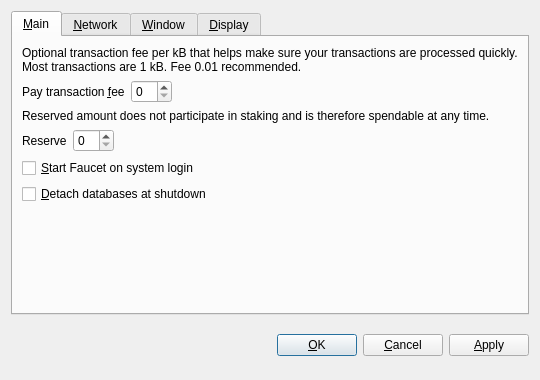
<?xml version="1.0" encoding="UTF-8"?>
<ui version="4.0">
 <class>OptionsDialog</class>
 <widget class="QDialog" name="OptionsDialog">
  <property name="geometry">
   <rect>
    <x>0</x>
    <y>0</y>
    <width>540</width>
    <height>380</height>
   </rect>
  </property>
  <property name="windowTitle">
   <string>Options</string>
  </property>
  <property name="modal">
   <bool>true</bool>
  </property>
  <layout class="QVBoxLayout" name="verticalLayout">
   <item>
    <widget class="QTabWidget" name="tabWidget">
     <property name="tabPosition">
      <enum>QTabWidget::North</enum>
     </property>
     <property name="currentIndex">
      <number>0</number>
     </property>
     <widget class="QWidget" name="tabMain">
      <attribute name="title">
       <string>&amp;Main</string>
      </attribute>
      <layout class="QVBoxLayout" name="verticalLayout_Main">
       <item>
        <widget class="QLabel" name="transactionFeeInfoLabel">
         <property name="text">
          <string>Optional transaction fee per kB that helps make sure your transactions are processed quickly. Most transactions are 1 kB. Fee 0.01 recommended.</string>
         </property>
         <property name="textFormat">
          <enum>Qt::PlainText</enum>
         </property>
         <property name="wordWrap">
          <bool>true</bool>
         </property>
        </widget>
       </item>
       <item>
        <layout class="QHBoxLayout" name="horizontalLayoutFee">
         <item>
          <widget class="QLabel" name="transactionFeeLabel">
           <property name="text">
            <string>Pay transaction &amp;fee</string>
           </property>
           <property name="textFormat">
            <enum>Qt::PlainText</enum>
           </property>
           <property name="buddy">
            <cstring>transactionFee</cstring>
           </property>
          </widget>
         </item>
         <item>
          <widget class="BitcoinAmountField" name="transactionFee"/>
         </item>
         <item>
          <spacer name="horizontalSpacerFee">
           <property name="orientation">
            <enum>Qt::Horizontal</enum>
           </property>
           <property name="sizeHint" stdset="0">
            <size>
             <width>40</width>
             <height>20</height>
            </size>
           </property>
          </spacer>
         </item>
        </layout>
       </item>
       <item>
        <widget class="QLabel" name="reserveBalanceInfoLabel">
         <property name="text">
          <string>Reserved amount does not participate in staking and is therefore spendable at any time.</string>
         </property>
         <property name="textFormat">
          <enum>Qt::PlainText</enum>
         </property>
         <property name="wordWrap">
          <bool>true</bool>
         </property>
        </widget>
       </item>
       <item>
        <layout class="QHBoxLayout" name="horizontalLayoutReserveBalance">
         <item>
          <widget class="QLabel" name="reserveBalanceLabel">
           <property name="text">
            <string>Reserve</string>
           </property>
           <property name="textFormat">
            <enum>Qt::PlainText</enum>
           </property>
           <property name="buddy">
            <cstring>reserveBalance</cstring>
           </property>
          </widget>
         </item>
         <item>
          <widget class="BitcoinAmountField" name="reserveBalance"/>
         </item>
         <item>
          <spacer name="horizontalSpacerReserveBalance">
           <property name="orientation">
            <enum>Qt::Horizontal</enum>
           </property>
           <property name="sizeHint" stdset="0">
            <size>
             <width>40</width>
             <height>20</height>
            </size>
           </property>
          </spacer>
         </item>
        </layout>
       </item>
       <item>
        <widget class="QCheckBox" name="bitcoinAtStartup">
         <property name="toolTip">
          <string>Automatically start Faucet after logging in to the system.</string>
         </property>
         <property name="text">
          <string>&amp;Start Faucet on system login</string>
         </property>
        </widget>
       </item>
       <item>
        <widget class="QCheckBox" name="detachDatabases">
         <property name="toolTip">
          <string>Detach block and address databases at shutdown. This means they can be moved to another data directory, but it slows down shutdown. The wallet is always detached.</string>
         </property>
         <property name="text">
          <string>&amp;Detach databases at shutdown</string>
         </property>
        </widget>
       </item>
       <item>
        <spacer name="verticalSpacer_Main">
         <property name="orientation">
          <enum>Qt::Vertical</enum>
         </property>
         <property name="sizeHint" stdset="0">
          <size>
           <width>20</width>
           <height>40</height>
          </size>
         </property>
        </spacer>
       </item>
      </layout>
     </widget>
     <widget class="QWidget" name="tabNetwork">
      <attribute name="title">
       <string>&amp;Network</string>
      </attribute>
      <layout class="QVBoxLayout" name="verticalLayout_Network">
       <item>
        <widget class="QCheckBox" name="mapPortUpnp">
         <property name="toolTip">
          <string>Automatically open the Faucet client port on the router. This only works when your router supports UPnP and it is enabled.</string>
         </property>
         <property name="text">
          <string>Map port using &amp;UPnP</string>
         </property>
        </widget>
       </item>
       <item>
        <widget class="QCheckBox" name="connectSocks">
         <property name="toolTip">
          <string>Connect to the Faucet network through a SOCKS proxy (e.g. when connecting through Tor).</string>
         </property>
         <property name="text">
          <string>&amp;Connect through SOCKS proxy:</string>
         </property>
        </widget>
       </item>
       <item>
        <layout class="QHBoxLayout" name="horizontalLayout_Network">
         <item>
          <widget class="QLabel" name="proxyIpLabel">
           <property name="text">
            <string>Proxy &amp;IP:</string>
           </property>
           <property name="textFormat">
            <enum>Qt::PlainText</enum>
           </property>
           <property name="buddy">
            <cstring>proxyIp</cstring>
           </property>
          </widget>
         </item>
         <item>
          <widget class="QValidatedLineEdit" name="proxyIp">
           <property name="maximumSize">
            <size>
             <width>140</width>
             <height>16777215</height>
            </size>
           </property>
           <property name="toolTip">
            <string>IP address of the proxy (e.g. 127.0.0.1)</string>
           </property>
          </widget>
         </item>
         <item>
          <widget class="QLabel" name="proxyPortLabel">
           <property name="text">
            <string>&amp;Port:</string>
           </property>
           <property name="textFormat">
            <enum>Qt::PlainText</enum>
           </property>
           <property name="buddy">
            <cstring>proxyPort</cstring>
           </property>
          </widget>
         </item>
         <item>
          <widget class="QLineEdit" name="proxyPort">
           <property name="maximumSize">
            <size>
             <width>55</width>
             <height>16777215</height>
            </size>
           </property>
           <property name="toolTip">
            <string>Port of the proxy (e.g. 9050)</string>
           </property>
          </widget>
         </item>
         <item>
          <widget class="QLabel" name="socksVersionLabel">
           <property name="text">
            <string>SOCKS &amp;Version:</string>
           </property>
           <property name="textFormat">
            <enum>Qt::PlainText</enum>
           </property>
           <property name="buddy">
            <cstring>socksVersion</cstring>
           </property>
          </widget>
         </item>
         <item>
          <widget class="QValueComboBox" name="socksVersion">
           <property name="toolTip">
            <string>SOCKS version of the proxy (e.g. 5)</string>
           </property>
          </widget>
         </item>
         <item>
          <spacer name="horizontalSpacer_Network">
           <property name="orientation">
            <enum>Qt::Horizontal</enum>
           </property>
           <property name="sizeHint" stdset="0">
            <size>
             <width>40</width>
             <height>20</height>
            </size>
           </property>
          </spacer>
         </item>
        </layout>
       </item>
       <item>
        <spacer name="verticalSpacer_Network">
         <property name="orientation">
          <enum>Qt::Vertical</enum>
         </property>
         <property name="sizeHint" stdset="0">
          <size>
           <width>20</width>
           <height>40</height>
          </size>
         </property>
        </spacer>
       </item>
      </layout>
     </widget>
     <widget class="QWidget" name="tabWindow">
      <attribute name="title">
       <string>&amp;Window</string>
      </attribute>
      <layout class="QVBoxLayout" name="verticalLayout_Window">
       <item>
        <widget class="QCheckBox" name="minimizeToTray">
         <property name="toolTip">
          <string>Show only a tray icon after minimizing the window.</string>
         </property>
         <property name="text">
          <string>&amp;Minimize to the tray instead of the taskbar</string>
         </property>
        </widget>
       </item>
       <item>
        <widget class="QCheckBox" name="minimizeOnClose">
         <property name="toolTip">
          <string>Minimize instead of exit the application when the window is closed. When this option is enabled, the application will be closed only after selecting Quit in the menu.</string>
         </property>
         <property name="text">
          <string>M&amp;inimize on close</string>
         </property>
        </widget>
       </item>
       <item>
        <spacer name="verticalSpacer_Window">
         <property name="orientation">
          <enum>Qt::Vertical</enum>
         </property>
         <property name="sizeHint" stdset="0">
          <size>
           <width>20</width>
           <height>40</height>
          </size>
         </property>
        </spacer>
       </item>
      </layout>
     </widget>
     <widget class="QWidget" name="tabDisplay">
      <attribute name="title">
       <string>&amp;Display</string>
      </attribute>
      <layout class="QVBoxLayout" name="verticalLayout_Display">
       <item>
        <layout class="QHBoxLayout" name="horizontalLayout_1_Display">
         <item>
          <widget class="QLabel" name="langLabel">
           <property name="text">
            <string>User Interface &amp;language:</string>
           </property>
           <property name="textFormat">
            <enum>Qt::PlainText</enum>
           </property>
           <property name="buddy">
            <cstring>lang</cstring>
           </property>
          </widget>
         </item>
         <item>
          <widget class="QValueComboBox" name="lang">
           <property name="toolTip">
            <string>The user interface language can be set here. This setting will take effect after restarting Faucet.</string>
           </property>
          </widget>
         </item>
        </layout>
       </item>
       <item>
        <layout class="QHBoxLayout" name="horizontalLayout_2_Display">
         <item>
          <widget class="QLabel" name="unitLabel">
           <property name="text">
            <string>&amp;Unit to show amounts in:</string>
           </property>
           <property name="textFormat">
            <enum>Qt::PlainText</enum>
           </property>
           <property name="buddy">
            <cstring>unit</cstring>
           </property>
          </widget>
         </item>
         <item>
          <widget class="QValueComboBox" name="unit">
           <property name="toolTip">
            <string>Choose the default subdivision unit to show in the interface and when sending coins.</string>
           </property>
          </widget>
         </item>
        </layout>
       </item>
       <item>
        <widget class="QCheckBox" name="displayAddresses">
         <property name="toolTip">
          <string>Whether to show Faucet addresses in the transaction list or not.</string>
         </property>
         <property name="text">
          <string>&amp;Display addresses in transaction list</string>
         </property>
        </widget>
       </item>
       <item>
        <widget class="QCheckBox" name="coinControlFeatures">
         <property name="toolTip">
          <string>Whether to show coin control features or not.</string>
         </property>
         <property name="text">
          <string>Display coin &amp;control features (experts only!)</string>
         </property>
        </widget>
       </item>
       <item>
        <spacer name="verticalSpacer_Display">
         <property name="orientation">
          <enum>Qt::Vertical</enum>
         </property>
         <property name="sizeHint" stdset="0">
          <size>
           <width>20</width>
           <height>40</height>
          </size>
         </property>
        </spacer>
       </item>
      </layout>
     </widget>
    </widget>
   </item>
   <item>
    <layout class="QHBoxLayout" name="horizontalLayout_Buttons">
     <item>
      <spacer name="horizontalSpacer_1">
       <property name="orientation">
        <enum>Qt::Horizontal</enum>
       </property>
       <property name="sizeHint" stdset="0">
        <size>
         <width>40</width>
         <height>48</height>
        </size>
       </property>
      </spacer>
     </item>
     <item>
      <widget class="QLabel" name="statusLabel">
       <property name="font">
        <font>
         <weight>75</weight>
         <bold>true</bold>
        </font>
       </property>
       <property name="text">
        <string/>
       </property>
       <property name="textFormat">
        <enum>Qt::PlainText</enum>
       </property>
       <property name="wordWrap">
        <bool>true</bool>
       </property>
      </widget>
     </item>
     <item>
      <spacer name="horizontalSpacer_2">
       <property name="orientation">
        <enum>Qt::Horizontal</enum>
       </property>
       <property name="sizeHint" stdset="0">
        <size>
         <width>40</width>
         <height>48</height>
        </size>
       </property>
      </spacer>
     </item>
     <item>
      <widget class="QPushButton" name="okButton">
       <property name="text">
        <string>&amp;OK</string>
       </property>
      </widget>
     </item>
     <item>
      <widget class="QPushButton" name="cancelButton">
       <property name="text">
        <string>&amp;Cancel</string>
       </property>
       <property name="autoDefault">
        <bool>false</bool>
       </property>
      </widget>
     </item>
     <item>
      <widget class="QPushButton" name="applyButton">
       <property name="text">
        <string>&amp;Apply</string>
       </property>
       <property name="autoDefault">
        <bool>false</bool>
       </property>
      </widget>
     </item>
    </layout>
   </item>
  </layout>
 </widget>
 <customwidgets>
  <customwidget>
   <class>BitcoinAmountField</class>
   <extends>QSpinBox</extends>
   <header>bitcoinamountfield.h</header>
  </customwidget>
  <customwidget>
   <class>QValueComboBox</class>
   <extends>QComboBox</extends>
   <header>qvaluecombobox.h</header>
  </customwidget>
  <customwidget>
   <class>QValidatedLineEdit</class>
   <extends>QLineEdit</extends>
   <header>qvalidatedlineedit.h</header>
  </customwidget>
 </customwidgets>
 <resources/>
 <connections/>
</ui>
